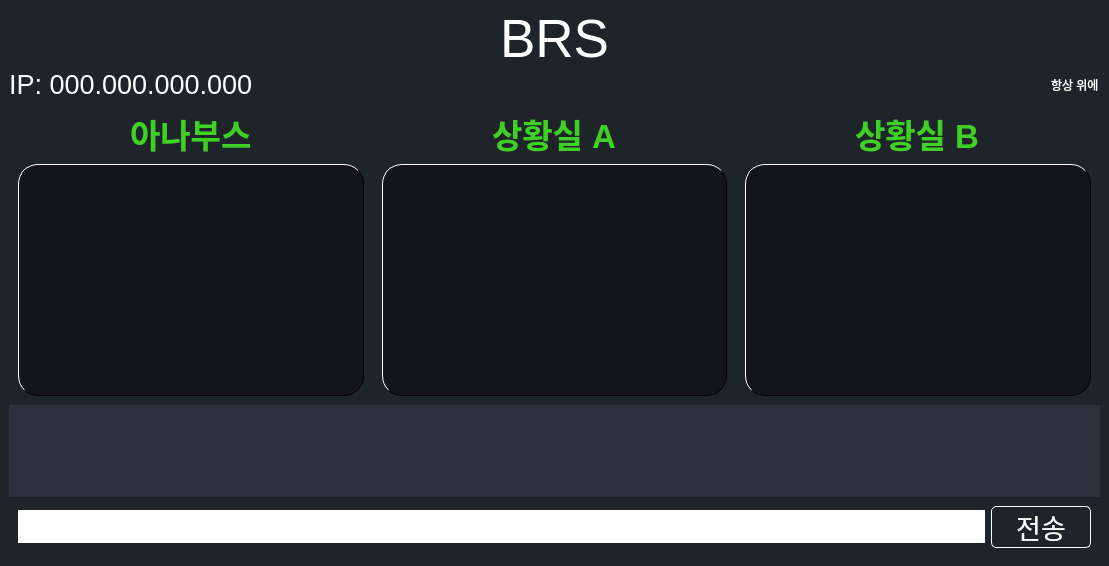
<?xml version="1.0" encoding="UTF-8"?>
<ui version="4.0">
 <class>MainWindow</class>
 <widget class="QMainWindow" name="MainWindow">
  <property name="geometry">
   <rect>
    <x>0</x>
    <y>0</y>
    <width>1109</width>
    <height>566</height>
   </rect>
  </property>
  <property name="windowTitle">
   <string>MainWindow</string>
  </property>
  <property name="windowIcon">
   <iconset>
    <normalon>:/icon/chat.ico</normalon>
   </iconset>
  </property>
  <property name="styleSheet">
   <string notr="true">*{
	border: none;
	background-color: transparent;
	background: transparent;
	padding: 0;
	margin: 0;
	color: #fff;
}
#centralwidget{
	background-color: #1f232a;
}
#anaReady, #situRoomA, #situRoomB {
	border-radius:20px;
	border: 1px solid;
	border-left-color: white;
	border-top-color: white;
	background-color: #13151a;
}

#sendButton {
	border: 1px solid;
	border-color: white;
	border-radius: 5px;
}
#textBrowser {
	background-color: #2c313c;
}
#frame_6 {
	background-color: #1f232a;
}
#lineEdit {
	background-color: white;
	color: black;
}</string>
  </property>
  <widget class="QWidget" name="centralwidget">
   <layout class="QVBoxLayout" name="verticalLayout_4">
    <property name="spacing">
     <number>0</number>
    </property>
    <property name="leftMargin">
     <number>0</number>
    </property>
    <property name="topMargin">
     <number>0</number>
    </property>
    <property name="rightMargin">
     <number>0</number>
    </property>
    <property name="bottomMargin">
     <number>0</number>
    </property>
    <item>
     <widget class="QWidget" name="widget_2" native="true">
      <layout class="QVBoxLayout" name="verticalLayout_5" stretch="1,2,1">
       <property name="spacing">
        <number>0</number>
       </property>
       <property name="leftMargin">
        <number>9</number>
       </property>
       <item>
        <widget class="QFrame" name="frame_5">
         <property name="sizePolicy">
          <sizepolicy hsizetype="Preferred" vsizetype="Maximum">
           <horstretch>0</horstretch>
           <verstretch>0</verstretch>
          </sizepolicy>
         </property>
         <layout class="QVBoxLayout" name="verticalLayout_6">
          <property name="spacing">
           <number>0</number>
          </property>
          <property name="leftMargin">
           <number>0</number>
          </property>
          <property name="topMargin">
           <number>0</number>
          </property>
          <property name="rightMargin">
           <number>0</number>
          </property>
          <property name="bottomMargin">
           <number>0</number>
          </property>
          <item>
           <widget class="QLabel" name="label_10">
            <property name="font">
             <font>
              <pointsize>40</pointsize>
             </font>
            </property>
            <property name="text">
             <string>BRS</string>
            </property>
            <property name="alignment">
             <set>Qt::AlignCenter</set>
            </property>
           </widget>
          </item>
          <item>
           <layout class="QHBoxLayout" name="horizontalLayout_3">
            <item>
             <widget class="QLabel" name="IPLabel">
              <property name="sizePolicy">
               <sizepolicy hsizetype="Maximum" vsizetype="Preferred">
                <horstretch>0</horstretch>
                <verstretch>0</verstretch>
               </sizepolicy>
              </property>
              <property name="font">
               <font>
                <pointsize>20</pointsize>
               </font>
              </property>
              <property name="text">
               <string>IP: 000.000.000.000</string>
              </property>
             </widget>
            </item>
            <item alignment="Qt::AlignRight">
             <widget class="QCheckBox" name="onTopCheckBox">
              <property name="text">
               <string>항상 위에</string>
              </property>
             </widget>
            </item>
           </layout>
          </item>
         </layout>
        </widget>
       </item>
       <item>
        <widget class="QFrame" name="frame">
         <property name="frameShape">
          <enum>QFrame::StyledPanel</enum>
         </property>
         <property name="frameShadow">
          <enum>QFrame::Raised</enum>
         </property>
         <layout class="QHBoxLayout" name="horizontalLayout">
          <property name="spacing">
           <number>0</number>
          </property>
          <property name="leftMargin">
           <number>0</number>
          </property>
          <property name="topMargin">
           <number>0</number>
          </property>
          <property name="rightMargin">
           <number>0</number>
          </property>
          <property name="bottomMargin">
           <number>0</number>
          </property>
          <item>
           <widget class="QFrame" name="frame_2">
            <property name="frameShape">
             <enum>QFrame::StyledPanel</enum>
            </property>
            <property name="frameShadow">
             <enum>QFrame::Raised</enum>
            </property>
            <layout class="QVBoxLayout" name="verticalLayout">
             <item alignment="Qt::AlignHCenter">
              <widget class="QLabel" name="label">
               <property name="font">
                <font>
                 <pointsize>25</pointsize>
                 <weight>75</weight>
                 <bold>true</bold>
                </font>
               </property>
               <property name="styleSheet">
                <string notr="true">color: rgb(62, 209, 36);</string>
               </property>
               <property name="text">
                <string>아나부스</string>
               </property>
              </widget>
             </item>
             <item>
              <widget class="QLabel" name="anaReady">
               <property name="sizePolicy">
                <sizepolicy hsizetype="Preferred" vsizetype="Preferred">
                 <horstretch>0</horstretch>
                 <verstretch>5</verstretch>
                </sizepolicy>
               </property>
               <property name="sizeIncrement">
                <size>
                 <width>10</width>
                 <height>10</height>
                </size>
               </property>
               <property name="baseSize">
                <size>
                 <width>100</width>
                 <height>100</height>
                </size>
               </property>
               <property name="font">
                <font>
                 <pointsize>75</pointsize>
                 <weight>75</weight>
                 <bold>true</bold>
                </font>
               </property>
               <property name="frameShape">
                <enum>QFrame::Panel</enum>
               </property>
               <property name="frameShadow">
                <enum>QFrame::Sunken</enum>
               </property>
               <property name="text">
                <string/>
               </property>
               <property name="alignment">
                <set>Qt::AlignCenter</set>
               </property>
              </widget>
             </item>
            </layout>
           </widget>
          </item>
          <item>
           <widget class="QFrame" name="frame_3">
            <property name="frameShape">
             <enum>QFrame::StyledPanel</enum>
            </property>
            <property name="frameShadow">
             <enum>QFrame::Raised</enum>
            </property>
            <layout class="QVBoxLayout" name="verticalLayout_2">
             <item alignment="Qt::AlignHCenter">
              <widget class="QLabel" name="label_5">
               <property name="font">
                <font>
                 <pointsize>25</pointsize>
                 <weight>75</weight>
                 <bold>true</bold>
                </font>
               </property>
               <property name="styleSheet">
                <string notr="true">color: rgb(62, 209, 36);</string>
               </property>
               <property name="text">
                <string>상황실 A</string>
               </property>
              </widget>
             </item>
             <item>
              <widget class="QLabel" name="situRoomA">
               <property name="sizePolicy">
                <sizepolicy hsizetype="Preferred" vsizetype="Preferred">
                 <horstretch>0</horstretch>
                 <verstretch>5</verstretch>
                </sizepolicy>
               </property>
               <property name="sizeIncrement">
                <size>
                 <width>10</width>
                 <height>10</height>
                </size>
               </property>
               <property name="baseSize">
                <size>
                 <width>100</width>
                 <height>100</height>
                </size>
               </property>
               <property name="font">
                <font>
                 <pointsize>75</pointsize>
                 <weight>75</weight>
                 <bold>true</bold>
                </font>
               </property>
               <property name="frameShape">
                <enum>QFrame::Panel</enum>
               </property>
               <property name="frameShadow">
                <enum>QFrame::Sunken</enum>
               </property>
               <property name="text">
                <string/>
               </property>
               <property name="alignment">
                <set>Qt::AlignCenter</set>
               </property>
              </widget>
             </item>
            </layout>
           </widget>
          </item>
          <item>
           <widget class="QFrame" name="frame_4">
            <property name="frameShape">
             <enum>QFrame::StyledPanel</enum>
            </property>
            <property name="frameShadow">
             <enum>QFrame::Raised</enum>
            </property>
            <layout class="QVBoxLayout" name="verticalLayout_3">
             <item alignment="Qt::AlignHCenter">
              <widget class="QLabel" name="label_7">
               <property name="font">
                <font>
                 <pointsize>25</pointsize>
                 <weight>75</weight>
                 <bold>true</bold>
                </font>
               </property>
               <property name="styleSheet">
                <string notr="true">color: rgb(62, 209, 36);</string>
               </property>
               <property name="text">
                <string>상황실 B</string>
               </property>
              </widget>
             </item>
             <item>
              <widget class="QLabel" name="situRoomB">
               <property name="sizePolicy">
                <sizepolicy hsizetype="Preferred" vsizetype="Preferred">
                 <horstretch>0</horstretch>
                 <verstretch>5</verstretch>
                </sizepolicy>
               </property>
               <property name="font">
                <font>
                 <pointsize>75</pointsize>
                 <weight>75</weight>
                 <bold>true</bold>
                </font>
               </property>
               <property name="frameShape">
                <enum>QFrame::Panel</enum>
               </property>
               <property name="frameShadow">
                <enum>QFrame::Sunken</enum>
               </property>
               <property name="text">
                <string/>
               </property>
               <property name="alignment">
                <set>Qt::AlignCenter</set>
               </property>
              </widget>
             </item>
            </layout>
           </widget>
          </item>
         </layout>
        </widget>
       </item>
       <item>
        <widget class="QWidget" name="widget" native="true">
         <layout class="QVBoxLayout" name="verticalLayout_7">
          <property name="spacing">
           <number>0</number>
          </property>
          <property name="leftMargin">
           <number>0</number>
          </property>
          <property name="topMargin">
           <number>0</number>
          </property>
          <property name="rightMargin">
           <number>0</number>
          </property>
          <property name="bottomMargin">
           <number>0</number>
          </property>
          <item>
           <widget class="QPlainTextEdit" name="textBrowser">
            <property name="font">
             <font>
              <pointsize>20</pointsize>
             </font>
            </property>
            <property name="textInteractionFlags">
             <set>Qt::NoTextInteraction</set>
            </property>
           </widget>
          </item>
          <item>
           <widget class="QFrame" name="frame_6">
            <property name="frameShape">
             <enum>QFrame::StyledPanel</enum>
            </property>
            <property name="frameShadow">
             <enum>QFrame::Raised</enum>
            </property>
            <layout class="QHBoxLayout" name="horizontalLayout_2">
             <item>
              <widget class="QLineEdit" name="lineEdit">
               <property name="font">
                <font>
                 <pointsize>20</pointsize>
                </font>
               </property>
              </widget>
             </item>
             <item>
              <widget class="QPushButton" name="sendButton">
               <property name="minimumSize">
                <size>
                 <width>100</width>
                 <height>0</height>
                </size>
               </property>
               <property name="font">
                <font>
                 <pointsize>20</pointsize>
                </font>
               </property>
               <property name="text">
                <string>전송</string>
               </property>
               <property name="autoDefault">
                <bool>false</bool>
               </property>
              </widget>
             </item>
            </layout>
           </widget>
          </item>
         </layout>
        </widget>
       </item>
      </layout>
     </widget>
    </item>
   </layout>
  </widget>
 </widget>
 <resources>
  <include location="resources.qrc"/>
 </resources>
 <connections/>
</ui>
